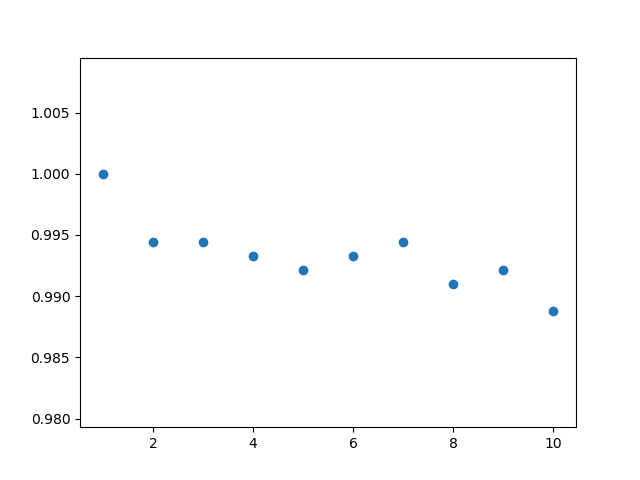

Source code (Python):
import matplotlib.pyplot as plt
import numpy as np
import pandas as pd
from os import listdir
from IPython.display import display

training_file_list = listdir('D:\\그로스해커스\\KNN\\data\\trainingDigits')
test_file_list = listdir('D:\\그로스해커스\\KNN\\data\\testDigits')

# 1번
def function(file_name):
    with open(file_name, 'r', encoding='utf-8') as file:
        dataset = file.readlines()
        data = []
        for i in range(len(dataset)):
            data += dataset[i].rstrip()
        result = np.array(data)
        return(result)

# 2번
def functionY(file_name):
    return(file_name[0])

# 3번
X_train = []
Y_train = []
X_test = []
Y_test = []

for file_name in training_file_list:
    X_train.append(function('D:\\그로스해커스\\KNN\\data\\trainingDigits'+ '\\' + file_name))
    Y_train.append(functionY(file_name))

for file_name in test_file_list:
    X_test.append(function('D:\\그로스해커스\\KNN\\data\\testDigits'+'\\' + file_name))
    Y_test.append(functionY(file_name))

X_train = np.array(X_train).astype(np.int32)
Y_train = np.array(Y_train).astype(np.int32)
X_test = np.array(X_test).astype(np.int32)
Y_test = np.array(Y_test).astype(np.int32)

# 4번
from sklearn.model_selection import train_test_split

X_train, X_test, Y_train, Y_test = train_test_split(X_train, Y_train, test_size=0.3, random_state=0)

# 5번
from sklearn.neighbors import KNeighborsClassifier

KNN = []
for i in range(10):
    knn = KNeighborsClassifier(n_neighbors=i+1)
    knn.fit(X_train, Y_train)
    KNN.append(knn.score(X_train, Y_train))

print(min(KNN))
#0.9887892376681614가 최소로 print 된다.

plt.scatter(range(1,11), KNN)
plt.show()
